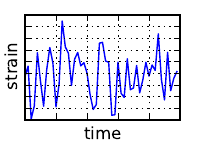

Write Python code to recreate this figure.
#!/usr/bin/env python
# -*- coding: utf-8 -*-

import pylab
import numpy as np
fig = pylab.figure(figsize=(2., 1.5))
ax = pylab.gca()
pylab.subplots_adjust(bottom=0.2)
pylab.plot(np.random.randn(50))
pylab.grid()
pylab.setp(ax.get_xticklabels(), visible=False)
pylab.setp(ax.get_yticklabels(), visible=False)
pylab.xlabel('time')
pylab.ylabel('strain')
fig.patch.set_alpha(0)
ax.patch.set_alpha(0)
ax.set_alpha(0)
pylab.savefig('whitenoise.pdf')
